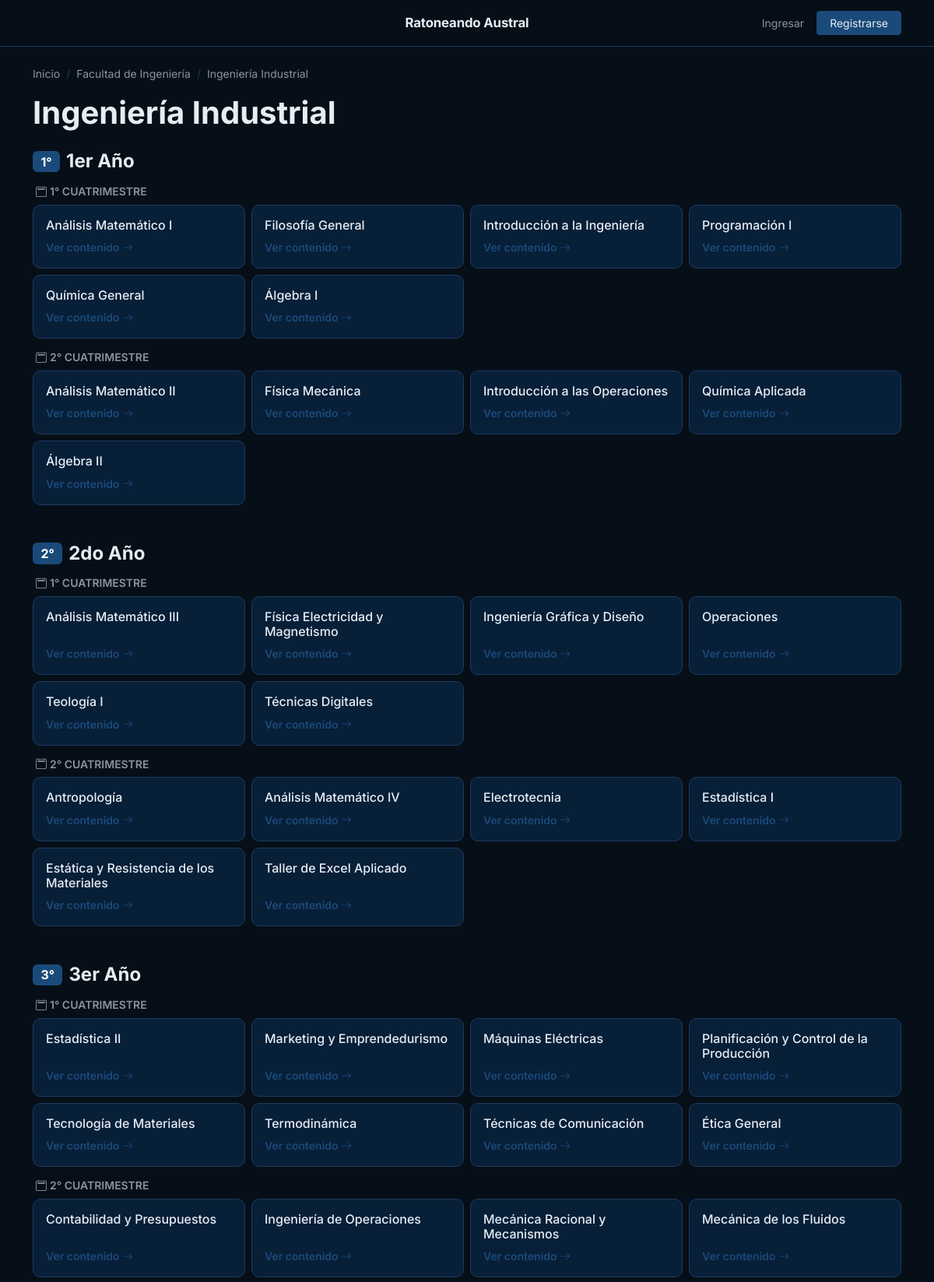
The page /carrera/ingenieria-industrial (upper part) on the database its author committed.
### app/models.py (models this page shows, shortened)
class Faculty(db.Model):
    __tablename__ = 'faculties'
    id = db.Column(db.Integer, primary_key=True)
    name = db.Column(db.String(120), nullable=False)
    slug = db.Column(db.String(120), unique=True, nullable=False)
    order = db.Column(db.Integer, default=0)
    careers = db.relationship('Career', back_populates='faculty', order_by='Career.order')

class Career(db.Model):
    __tablename__ = 'careers'
    id = db.Column(db.Integer, primary_key=True)
    name = db.Column(db.String(100), nullable=False)
    slug = db.Column(db.String(120), unique=True, nullable=False)
    short = db.Column(db.String(10), nullable=False)
    order = db.Column(db.Integer, default=0)
    has_cuatrimestres = db.Column(db.Boolean, default=True, nullable=False)
    faculty_id = db.Column(db.Integer, db.ForeignKey('faculties.id'), nullable=True)
    faculty = db.relationship('Faculty', back_populates='careers')
    subject_links = db.relationship(
        'CareerSubject', back_populates='career',
        lazy='dynamic', cascade='all, delete-orphan'
    )

class Subject(db.Model):
    __tablename__ = 'subjects'
    id = db.Column(db.Integer, primary_key=True)
    name = db.Column(db.String(120), nullable=False)
    slug = db.Column(db.String(150), unique=True, nullable=False)
    description = db.Column(db.Text)
    created_at = db.Column(db.DateTime, default=datetime.utcnow)
    career_links = db.relationship(
        'CareerSubject', back_populates='subject',
        lazy='dynamic', cascade='all, delete-orphan'
    )
    categories = db.relationship(
        'Category', back_populates='subject',
        lazy='dynamic', cascade='all, delete-orphan'
    )
    resources = db.relationship(
        'Resource', backref='subject',
        lazy='dynamic', cascade='all, delete-orphan'
    )

### app/main/routes.py (the view)
@main_bp.route('/carrera/<career_slug>')
def career_view(career_slug):
    career = Career.query.filter_by(slug=career_slug).first_or_404()
    plan = {}
    links = (
        career.subject_links
        .join(Subject)
        .order_by(CareerSubject.year, CareerSubject.cuatrimestre, Subject.name)
        .all()
    )
    for link in links:
        plan.setdefault(link.year, {}).setdefault(link.cuatrimestre or 0, []).append(link.subject)
    return render_template(
        'main/career.html',
        career=career,
        plan=plan,
        years=YEARS,
        cuatrimestres=CUATRIMESTRES,
    )

### app/templates/main/career.html (shortened to what this page needs)
{% extends 'base.html' %}
{% block content %}
<nav aria-label="breadcrumb" class="mb-3">
  <ol class="breadcrumb">
    <li class="breadcrumb-item"><a href="{{ url_for('main.index') }}">Inicio</a></li>
    {% if career.faculty %}
    <li class="breadcrumb-item">
      <a href="{{ url_for('main.faculty_view', faculty_slug=career.faculty.slug) }}">{{ career.faculty.name }}</a>
    </li>
    {% endif %}
    <li class="breadcrumb-item active">{{ career.name }}</li>
  </ol>
</nav>
<h1 class="fw-bold mb-4">{{ career.name }}</h1>
{% if plan %}
  {% for year_num in range(1, 6) %}
    {% if year_num in plan %}
    <section class="mb-5">
      <div class="d-flex align-items-center mb-3">
        <span class="badge bg-primary me-2 fs-6">{{ year_num }}°</span>
        <h4 class="mb-0 fw-bold">{{ years[year_num] }}</h4>
      </div>
      {% for cuatri_key, subjects in plan[year_num].items()|sort %}
        {% if cuatri_key != 0 %}
        <h6 class="text-muted text-uppercase fw-semibold small mb-2 ms-1">
          <i class="bi bi-calendar2 me-1"></i>{{ cuatrimestres[cuatri_key] }}
        </h6>
        {% endif %}
        <div class="row g-2 mb-3">
          {% for subject in subjects %}
          <div class="col-12 col-sm-6 col-md-4 col-lg-3">
            <a href="{{ url_for('main.subject_view', career_slug=career.slug, subject_slug=subject.slug) }}"
               class="text-decoration-none">
              <div class="card h-100 subject-card">
                <div class="card-body py-3 d-flex flex-column">
                  <h6 class="card-title mb-2">{{ subject.name }}</h6>
                  <span class="text-primary small fw-semibold mt-auto">
                    Ver contenido <i class="bi bi-arrow-right"></i>
                  </span>
                </div>
              </div>
            </a>
          </div>
          {% endfor %}
        </div>
      {% endfor %}
    </section>
    {% endif %}
  {% endfor %}
{% else %}
  <p class="text-muted">No hay materias cargadas para esta carrera.</p>
{% endif %}
{% endblock %}

### app/static/css/main.css (style rules this page uses)
:root { --bg-main: #060F18; --bg-card: #081F38; --accent: #1A4A7A; --accent-hov: #1E5A94; --text-main: #E6EDF3; --text-sec: #8B949E; --border: #1E3A5F; --bs-body-bg: var(--bg-main); --bs-body-color: var(--text-main); --bs-body-font-family: 'Inter', system-ui, -apple-system, sans-serif; --bs-primary: var(--accent); --bs-primary-rgb: 26, 74, 122; --bs-link-color: #5B9BD5; --bs-link-hover-color: #7DB3E0; --bs-border-color: var(--border); --bs-card-bg: var(--bg-card); --bs-card-border-color: var(--border); --bs-card-cap-bg: var(--bg-card); --bs-secondary-bg: #0d2744; --bs-tertiary-bg: #0a1a2e; --bs-dropdown-bg: var(--bg-card); --bs-dropdown-border-color:var(--border); --bs-dropdown-color: var(--text-main); --bs-dropdown-link-color: var(--text-main); --bs-dropdown-link-hover-bg: rgba(26,74,122,0.3); --bs-dropdown-link-hover-color: var(--text-main); --bs-dropdown-divider-bg: var(--border); --bs-modal-bg: var(--bg-card); --bs-modal-header-border-color: var(--border); --bs-modal-footer-border-color: var(--border); --bs-modal-color: var(--text-main); --bs-list-group-bg: transparent; --bs-list-group-border-color: var(--border); --bs-list-group-color: var(--text-main); --bs-table-color: var(--text-main); --bs-table-border-color: var(--border); }
body { background-color: var(--bg-main); color: var(--text-main); }
.text-muted { color: var(--text-sec) !important; }
.card { background-color: var(--bg-card); border: 1px solid var(--border); border-radius: 12px; color: var(--text-main); }
.breadcrumb { font-size: 0.875rem; }
.breadcrumb-item a { color: var(--text-sec); text-decoration: none; }
.breadcrumb-item.active { color: var(--text-sec); }
.breadcrumb-item + .breadcrumb-item::before { color: var(--border); }
.subject-card { border: 1px solid var(--border) !important; border-radius: 10px !important; transition: border-color 0.15s, box-shadow 0.15s; color: var(--text-main); }

### rows shown on the page
Faculty: faculty.name "Facultad de Ingeniería"
Career: name "Ingeniería Industrial"
Subject: name "Análisis Matemático I"
Subject: name "Filosofía General"
Subject: name "Introducción a la Ingeniería"
Subject: name "Programación I"
Subject: name "Química General"
Subject: name "Álgebra I"
Subject: name "Análisis Matemático II"
Subject: name "Física Mecánica"
Subject: name "Introducción a las Operaciones"
Subject: name "Química Aplicada"
Subject: name "Álgebra II"
Subject: name "Análisis Matemático III"
Subject: name "Física Electricidad y Magnetismo"
Subject: name "Ingeniería Gráfica y Diseño"
Subject: name "Operaciones"
Subject: name "Teología I"
Subject: name "Técnicas Digitales"
Subject: name "Antropología"
Subject: name "Análisis Matemático IV"
Subject: name "Electrotecnia"
Subject: name "Estadística I"
Subject: name "Estática y Resistencia de los Materiales"
Subject: name "Taller de Excel Aplicado"
Subject: name "Estadística II"
Subject: name "Marketing y Emprendedurismo"
Subject: name "Máquinas Eléctricas"
Subject: name "Planificación y Control de la Producción"
Subject: name "Tecnología de Materiales"
Subject: name "Termodinámica"
Subject: name "Técnicas de Comunicación"
Subject: name "Ética General"
Subject: name "Contabilidad y Presupuestos"
Subject: name "Ingeniería de Operaciones"
Subject: name "Mecánica Racional y Mecanismos"
Subject: name "Mecánica de los Fluidos"

### other values the page prints
{{ year_num }} "1" "2" "3"
{{ years[year_num] }} "1er Año" "2do Año" "3er Año"
{{ cuatrimestres[cuatri_key] }} "1° CUATRIMESTRE" "2° CUATRIMESTRE" "1° CUATRIMESTRE" "2° CUATRIMESTRE" "1° CUATRIMESTRE" "2° CUATRIMESTRE"
